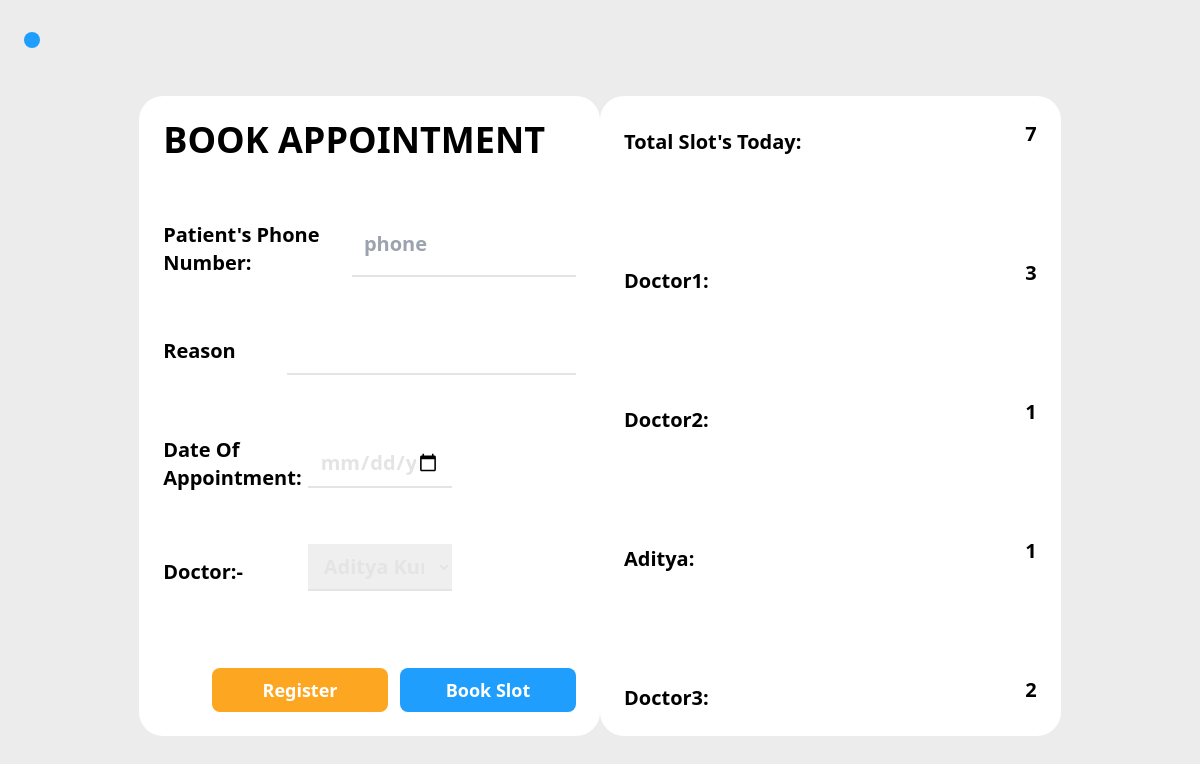
Page /bookSlotDesk/ on the committed database.
### myApp/models.py (models this page shows)
class DoctorProfile(models.Model):
    def __str__(self):
        return self.user.username
    user = models.OneToOneField(User,on_delete=models.CASCADE)
    age = models.IntegerField
    gender = models.CharField(max_length=10)
    phone = models.CharField(max_length=18)
    note = models.CharField(max_length=300)
    dID = models.CharField(max_length=15)
    isDoctor = models.BooleanField(default=True)
    isManager = models.BooleanField(default=False)
    isPatient = models.BooleanField(default=False)
    fName = models.CharField(max_length=30)
    lName = models.CharField(max_length=30)
    speciality = models.CharField(max_length=30, default="ENT")

### myApp/views.py (the view, shortened to what this page needs)
# urls.py: path('bookSlotDesk/',bookSlotDesk,name='bookSlotDesk'),
def bookSlotDesk(request):
    context={}
    doctors = DoctorProfile.objects.all()
    slots = Slot.objects.all()
    patientCountPerDoctor = defaultdict(int)
    docs = DoctorProfile.objects.all()
    docLst=[]
    for x in docs:
        docLst.append(x.fName+" "+x.lName)
    context['docLst']=docLst
    today = datetime.date.today()
    today = today.strftime("%d-%m-%Y")
    count=0
    for slot in slots:
        if today==slot.date:
            patientCountPerDoctor[slot.doctor]+=1
            count+=1
    print(patientCountPerDoctor)
    context['today']=count
    context['patientCount']=dict(patientCountPerDoctor)
    return render(request,"bookSlotDesk.html",context)

### myApp/templates/bookSlotDesk.html (shortened to what this page needs)
{% extends "base.html" %}
{% block content %}
<form method="POST"
    class="card capitalize text-xl font-semibold flex flex-col justify-between bg-white min-h-[80vh] w-[40%] p-6 rounded-3xl">
    <h1 class="text-4xl font-bold uppercase">book appointment</h1>
    <div class="user flex flex-row justify-between ">
        <label class="mt-2 " for="">Patient's phone number:</label>
        <input class="px-3 py-2 border-b-[#e4e4e4]  w-[70%] border-b-2 focus:outline-none" type="text"
            placeholder="phone" id="phone" name="phone">
    </div>
    <div class="contact flex flex-row justify-between ">
        <label class="mt-2 " for="">Reason</label>
        <input class="px-3 w-[70%] py-2 border-b-[#e4e4e4] border-b-2 focus:outline-none" type="text"
            name="reason" id="reason">
    </div>
    <div class="date  mt-2 flex flex-row w-[70%] justify-between items-center">
        <label for="">Date of appointment: </label>
        <input class="px-3 py-2 text-[#e4e4e4] border-b-[#e4e4e4]  w-1/2 border-b-2 focus:outline-none" type="date"
            name="date" id="date">
    </div>
    <div class="category flex flex-row w-[70%] justify-between items-center">
        <label class="mt-2" for="category">Doctor:-</label>
        <select class="px-3 py-2 border-b-[#e4e4e4] text-[#e4e4e4]  w-1/2 border-b-2 focus:outline-none" name="doctorOption"
            id="doctorOption">
            {% for doc in docLst %}
            <option class="text-xl font-medium capitalize" value="{{doc}}">{{doc}}</option>
            {% endfor %}
        </select>
    </div>
    <div class="buttons flex flex-row gap-3 self-end">
        <button
            class="mt-6 capitalize self-end relative text-white text-lg font-semibold py-2 px-3 rounded-lg w-44 bg-[#FDA621]">
            <a href={% url "addPatient" %}>Register</a></button>
        <button
            class="mt-6 capitalize self-end relative text-white text-lg font-semibold py-2 px-3 rounded-lg w-44 bg-[#1F9EFD]">Book
            Slot</button>
    </div>
</form>
<div class="card capitalize text-xl font-semibold flex flex-col justify-between bg-white min-h-[80vh] w-[40%] p-6 rounded-3xl">
    <div class="user flex flex-row justify-between ">
        <label class="mt-2 " for="">Total slot's today:</label>
        {{today}}
    </div>
    {% for key,value in patientCount.items %}
        <div class="user flex flex-row justify-between ">
            <label class="mt-2 " for="">{{key}}:</label>
            {{value}}
        </div>
    {% endfor %}
</div>
{% endblock %}

### myApp/templates/base.html (shortened to what this page needs)
<!DOCTYPE html>
<html lang="en">
<head>
    <link rel="stylesheet"
        href="https://maxst.icons8.com/vue-static/landings/line-awesome/line-awesome/1.3.0/css/line-awesome.min.css">
    <script src="https://cdn.tailwindcss.com"></script>
</head>
<body>
    <div class="main min-h-screen bg-[#ECECEC]">
        <div class="nav px-6 py-2 h-20 z-50 flex justify-between items-center fixed flex-row w-full">
            <button class="text-5xl text-white bg-[#1F9EFD] p-2 rounded-full"></button>
        </div>
        <div class="part1 pt-24 px-6 flex justify-center items-center">
           {% block content %}
           {% endblock %}
        </div>
    </div>
</body>
</html>

### rows in the picture
DoctorProfile: user.username "Doctor1", value "3"
DoctorProfile: user.username "Doctor2", isDoctor "1"
DoctorProfile: user.username "Aditya", value "1"
DoctorProfile: user.username "Doctor3", value "2"

### other values in the picture
{{ today }} "7"
form field doctorOption "Aditya Kumar"
